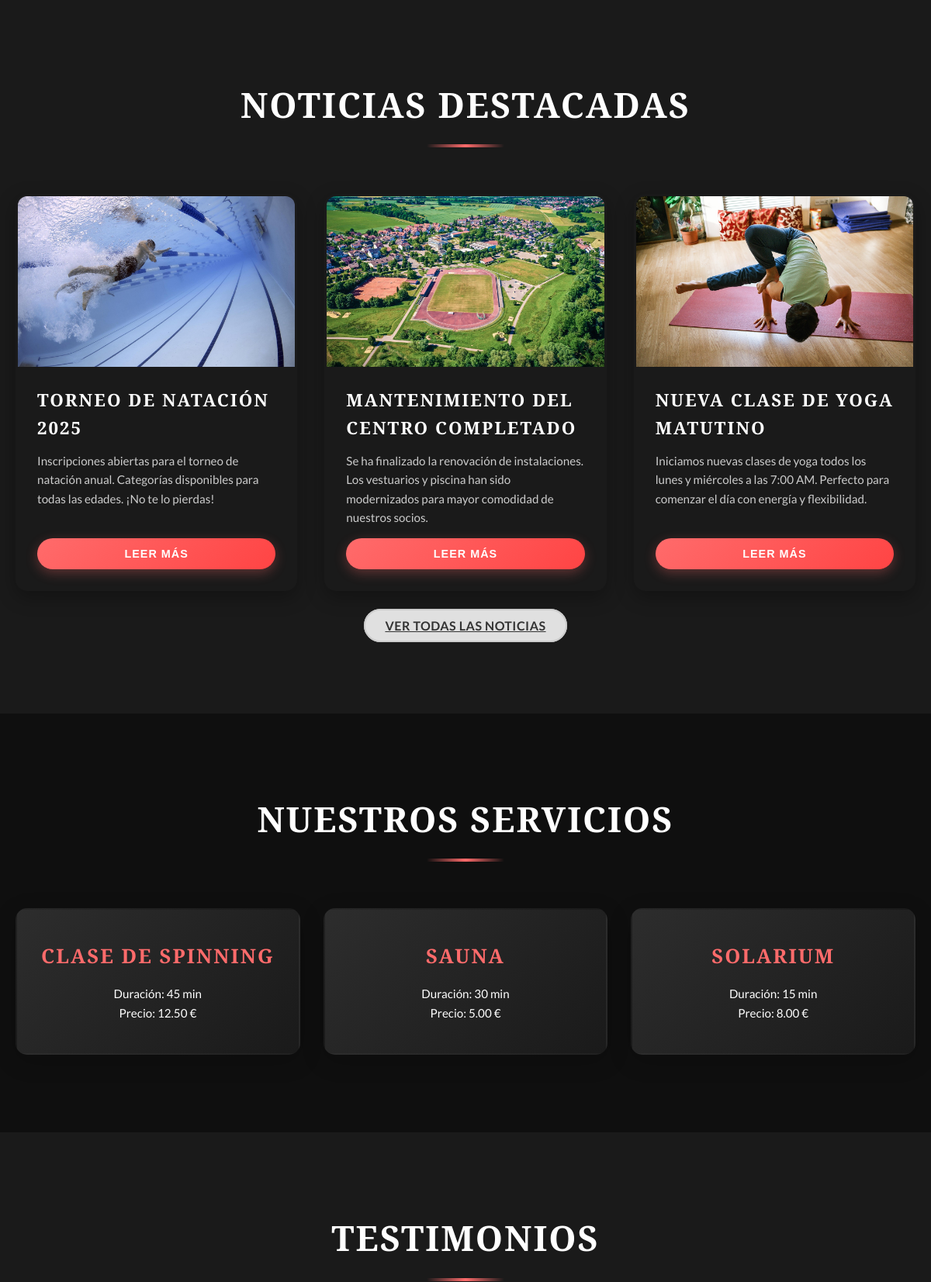
The app's page /app/paginaPrincipal.php (signed in, middle part), older data.
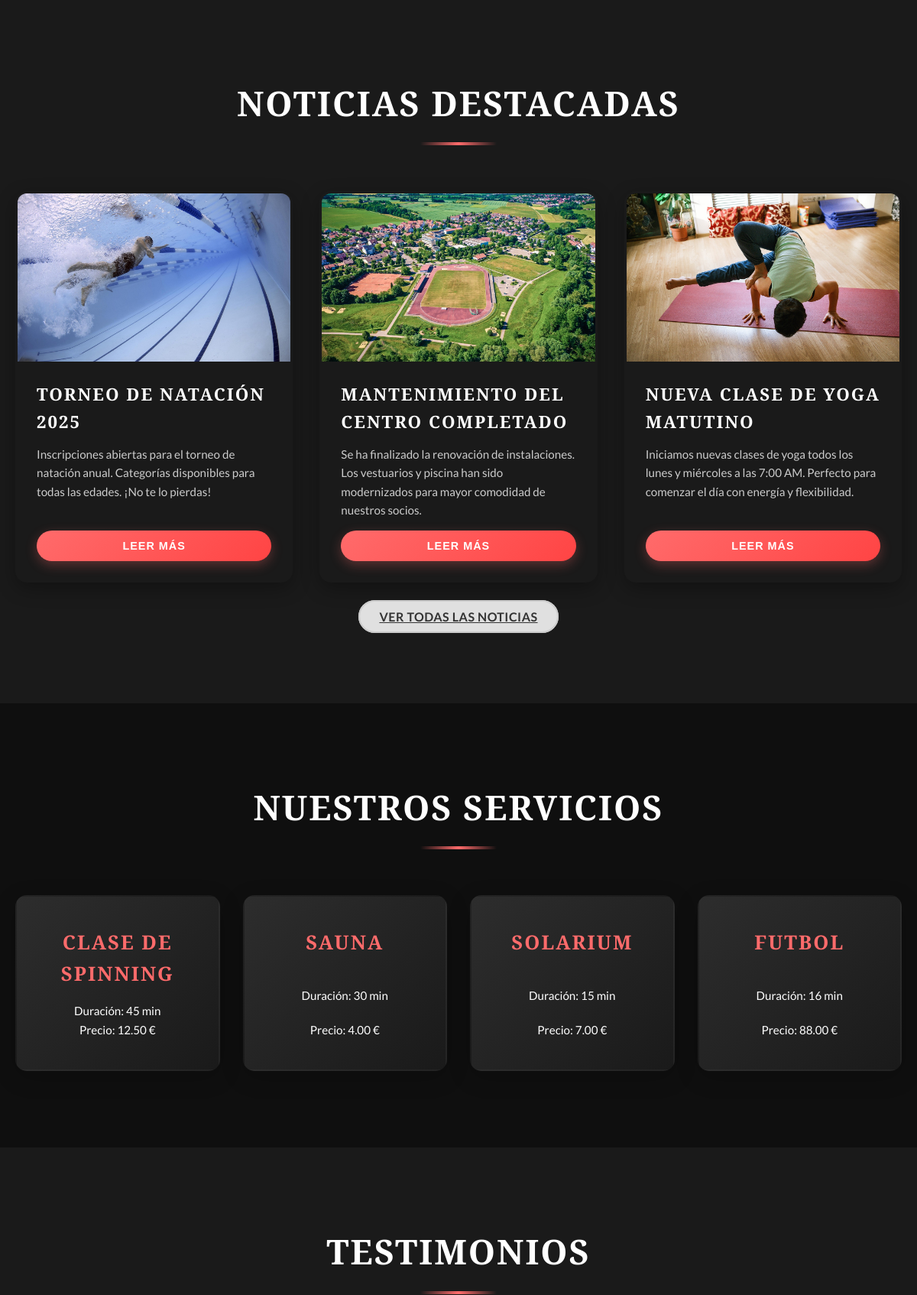
The same page, newer data.
### tables this page shows
CREATE TABLE IF NOT EXISTS noticia
(
    id INT AUTO_INCREMENT PRIMARY KEY,
    titulo VARCHAR(255) NOT NULL,
    contenido TEXT NOT NULL,
    imagen VARCHAR(255),
    fecha_publicacion DATETIME NOT NULL 
);

CREATE TABLE IF NOT EXISTS servicios
(
    id INT AUTO_INCREMENT PRIMARY KEY,
    descripcion VARCHAR(255) NOT NULL,
    duracion INT NOT NULL,
    precio DECIMAL(10, 2) NOT NULL
);

### app/paginaPrincipal.php (the view, shortened to what this page needs)
<?php
require_once 'db_config.php';
?>
<!DOCTYPE html>
<html lang="es">
<head>
    <link rel="stylesheet" href="css/styles.css">
</head>
<body>
<?php
    try {
        $pdo = new PDO(
            "mysql:host=$db_host;dbname=$db_name;charset=utf8mb4",
            $db_user,
            $db_password
        );
        $pdo->setAttribute(PDO::ATTR_ERRMODE, PDO::ERRMODE_EXCEPTION);
    } catch (PDOException $e) {
        echo '<main><div class="container"><p class="error">❌ Error de conexión: ' . htmlspecialchars($e->getMessage()) . '</p></div></main>';
        include "footer.php";
        pie();
        echo '</body></html>';
        exit;
    }
?>
<main>
    <section id="noticias" class="news-section-principal">
        <div class="container">
            <?php
                $stmt = $pdo->query("SELECT * FROM noticia WHERE fecha_publicacion <= NOW() ORDER BY fecha_publicacion DESC LIMIT 3");
                if ($stmt->rowCount() > 0) {
                    echo '<h2>Noticias destacadas</h2>';
                    echo '<div class="news-grid">';
                    while ($row = $stmt->fetch(PDO::FETCH_ASSOC)) {
                        $contenido_corto = strlen($row['contenido']) > 150 ? substr($row['contenido'], 0, 150) . '...' : $row['contenido'];
                        echo "
                        <article class='news-card'>
                            <img class='new_image' src='" . htmlspecialchars($row['imagen']) . "' alt='" . htmlspecialchars($row['titulo']) . "'>
                            <div class='news-content'>
                                <h3>" . htmlspecialchars($row['titulo']) . "</h3>
                                <p>" . htmlspecialchars($contenido_corto) . "</p>
                                <button class='button button-primary read-more'
                                        data-titulo='" . htmlspecialchars($row['titulo'], ENT_QUOTES) . "'
                                        data-contenido='" . htmlspecialchars($row['contenido'], ENT_QUOTES) . "'
                                        data-imagen='" . htmlspecialchars($row['imagen'], ENT_QUOTES) . "'
                                        data-fecha='" . htmlspecialchars($row['fecha_publicacion']) . "'>
                                    Leer más
                                </button>
                            </div>
                        </article>";
                    }
                    echo '</div>';
                    echo '<div style="text-align: center; margin-top: 2rem;"><a href="noticia.php" class="button button-secondary">Ver todas las noticias</a></div>';
                }
            ?>
        </div>
    </section>
    <section id="equipos" class="services-section">
        <div class="container">
            <?php
                $stmt = $pdo->query("SELECT * FROM servicios LIMIT 4");
                if ($stmt->rowCount() > 0) {
                    echo '<h2>Nuestros servicios</h2>';
                    echo '<div class="services-list">';
                    while ($row = $stmt->fetch(PDO::FETCH_ASSOC)) {
                        echo "
                        <article class='service-item'>
                            <h3>" . htmlspecialchars($row['descripcion']) . "</h3>
                            <p>Duración: " . htmlspecialchars($row['duracion']) . " min</p>
                            <p>Precio: " . htmlspecialchars($row['precio']) . " €</p>
                        </article>";
                    }
                    echo '</div>';
                }
            ?>
        </div>
    </section>
    <section id="testimonios" class="services-section">
        <div class="container">
            <?php
                $stmt = $pdo->query("SELECT t.*, u.nombre FROM testimonio t JOIN usuarios u ON t.id_autor = u.id ORDER BY RAND() LIMIT 1");
                if ($stmt->rowCount() > 0) {
                    echo '<h2>Testimonios</h2>';
                }
            ?>
        </div>
    </section>
</main>
</body>
</html>

Row changes from the older to the newer data that the page shows:
changed servicios "SAUNA": precio "5.00" → "4.00"
changed servicios "SOLARIUM": precio "8.00" → "7.00"
added servicios: descripcion "FUTBOL", duracion "16", precio "88.00"
